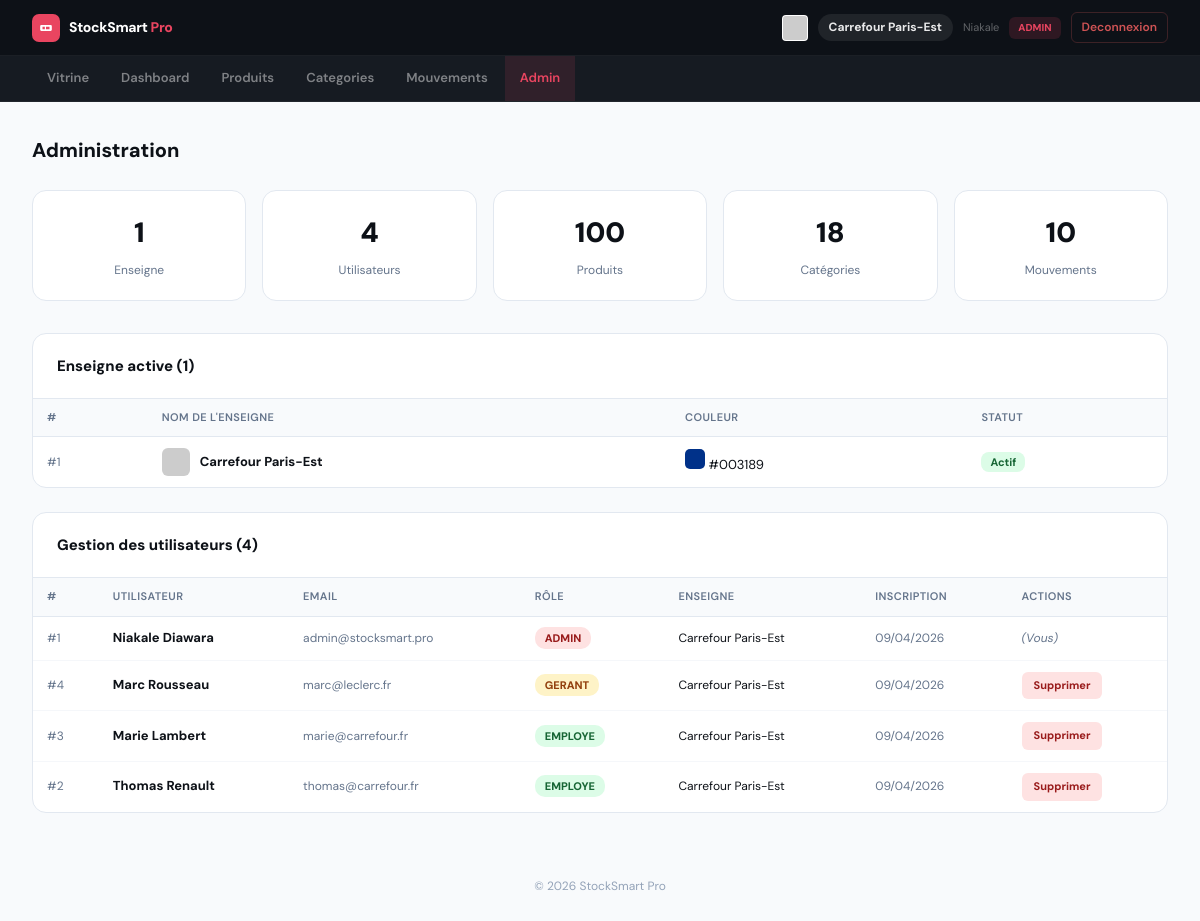
The page /admin.php (signed in) on the database its author committed.
### tables this page shows
CREATE TABLE enseignes (
  id int(11) NOT NULL AUTO_INCREMENT,
  nom varchar(100) NOT NULL,
  logo_url varchar(255) DEFAULT '',
  couleur varchar(20) DEFAULT '#e94560',
  actif tinyint(1) DEFAULT 1,
  created_at timestamp NOT NULL DEFAULT current_timestamp(),
  code_invitation varchar(255) NOT NULL DEFAULT '',
  PRIMARY KEY (id),
  INDEX idx_actif (actif)
);

CREATE TABLE utilisateurs (
  id int(11) NOT NULL AUTO_INCREMENT,
  nom varchar(100) NOT NULL,
  prenom varchar(100) NOT NULL,
  email varchar(150) NOT NULL,
  mot_de_passe varchar(255) NOT NULL,
  role enum('admin','gerant','chef_rayon','magasinier','caissier','employe','lecture','consultant') DEFAULT 'employe',
  enseigne_id int(11) NOT NULL,   
  actif tinyint(1) DEFAULT 1,
  created_at timestamp NOT NULL DEFAULT current_timestamp(),
  PRIMARY KEY (id),
  UNIQUE KEY uk_email_enseigne (email, enseigne_id),
  KEY idx_enseigne_role (enseigne_id, role),
  KEY idx_enseigne_actif (enseigne_id, actif),
  FOREIGN KEY (enseigne_id) REFERENCES enseignes(id) ON DELETE CASCADE
);

### config.php (called while the page is built, shortened)
<?php
function h(string $s): string {
    return htmlspecialchars($s, ENT_QUOTES, 'UTF-8');
}

### admin.php (the view, shortened to what this page needs)
<?php
require_once '../config.php';
$enseigne_id = getSessionEnseigneId();
$stmt = $pdo->prepare("SELECT COUNT(*) FROM utilisateurs WHERE enseigne_id = ?");
$stmt->execute([$enseigne_id]);
$nb_users = $stmt->fetchColumn();
$nb_produits   = $pdo->query("SELECT COUNT(*) FROM produits")->fetchColumn();
$nb_categories = $pdo->query("SELECT COUNT(*) FROM categories")->fetchColumn();
$nb_enseignes  = 1;
$stmt = $pdo->prepare("
    SELECT COUNT(*)
    FROM mouvements m
    JOIN produits p ON m.produit_id = p.id
    WHERE p.enseigne_id = ?
");
$stmt->execute([$enseigne_id]);
$nb_mouvements = $stmt->fetchColumn();
$stmt = $pdo->prepare("
    SELECT u.*, e.nom AS enseigne_nom
    FROM utilisateurs u
    LEFT JOIN enseignes e ON u.enseigne_id = e.id
    WHERE u.enseigne_id = ?
    ORDER BY u.role ASC, u.nom ASC
");
$stmt->execute([$enseigne_id]);
$utilisateurs = $stmt->fetchAll();
$stmt = $pdo->prepare("SELECT * FROM enseignes WHERE id = ? ORDER BY nom");
$stmt->execute([$enseigne_id]);
$enseignes = $stmt->fetchAll();
?>
<!DOCTYPE html>
<html lang="fr">
<head>
</head>
<body>
<?php require_once '../_nav.php'; ?>
<div class="container">
  <div class="page-title">Administration</div>
  <div class="kpi-grid">
    <div class="kpi"><div class="kpi-val"><?= $nb_enseignes ?></div><div class="kpi-lbl">Enseigne</div></div>
    <div class="kpi"><div class="kpi-val"><?= $nb_users ?></div><div class="kpi-lbl">Utilisateurs</div></div>
    <div class="kpi"><div class="kpi-val"><?= $nb_produits ?></div><div class="kpi-lbl">Produits</div></div>
    <div class="kpi"><div class="kpi-val"><?= $nb_categories ?></div><div class="kpi-lbl">Catégories</div></div>
    <div class="kpi"><div class="kpi-val"><?= $nb_mouvements ?></div><div class="kpi-lbl">Mouvements</div></div>
  </div>
  <div class="card">
    <div class="card-header">Enseigne active (<?= count($enseignes) ?>)</div>
    <table>
      <thead><tr><th>#</th><th>Nom de l'enseigne</th><th>Couleur</th><th>Statut</th></tr></thead>
      <tbody>
        <?php foreach ($enseignes as $e): ?>
        <tr>
          <td style="color:var(--mid);font-size:12px;">#<?= $e['id'] ?></td>
          <td>
            <div style="display:flex;align-items:center;gap:10px;">
              <?php if (!empty($e['logo_url'])): ?>
                <img src="<?= h($e['logo_url']) ?>" alt="" style="width:28px;height:28px;border-radius:6px;object-fit:cover;">
              <?php endif; ?>
              <strong><?= h($e['nom']) ?></strong>
            </div>
          </td>
          <td><div style="width:20px;height:20px;border-radius:5px;background:<?= h($e['couleur'] ?? '#e94560') ?>;display:inline-block;"></div> <?= h($e['couleur'] ?? '') ?></td>
          <td><span style="background:<?= $e['actif'] ? '#dcfce7' : '#fee2e2' ?>;color:<?= $e['actif'] ? '#166534' : '#991b1b' ?>;padding:3px 9px;border-radius:8px;font-size:11px;font-weight:700;"><?= $e['actif'] ? 'Actif' : 'Inactif' ?></span></td>
        </tr>
        <?php endforeach; ?>
      </tbody>
    </table>
  </div>
  <div class="card">
    <div class="card-header">Gestion des utilisateurs (<?= count($utilisateurs) ?>)</div>
    <table>
      <thead><tr><th>#</th><th>Utilisateur</th><th>Email</th><th>Rôle</th><th>Enseigne</th><th>Inscription</th><th>Actions</th></tr></thead>
      <tbody>
        <?php foreach ($utilisateurs as $user): ?>
        <tr>
          <td style="color:var(--mid);font-size:12px;">#<?= $user['id'] ?></td>
          <td style="font-weight:700;"><?= h($user['prenom'] . ' ' . $user['nom']) ?></td>
          <td style="font-size:12px;color:var(--mid);"><?= h($user['email']) ?></td>
          <td>
            <span class="role-badge role-<?= h($user['role']) ?>"><?= strtoupper(h($user['role'])) ?></span>
          </td>
          <td style="font-size:12px;"><?= h($user['enseigne_nom'] ?? '—') ?></td>
          <td style="font-size:12px;color:var(--mid);">
            <?php
              $date = $user['created_at'] ?? $user['date_creation'] ?? null;
              echo $date ? date('d/m/Y', strtotime($date)) : '—';
            ?>
          </td>
          <td>
            <?php if ($_SESSION['user_id'] != $user['id']): ?>
              <a href="?supp_user=<?= $user['id'] ?>" class="btn-delete" onclick="return confirm('Supprimer <?= h($user['prenom']) ?> ?')">
                Supprimer
              </a>
            <?php else: ?>
              <em style="color:var(--mid);font-size:12px;">(Vous)</em>
            <?php endif; ?>
          </td>
        </tr>
        <?php endforeach; ?>
      </tbody>
    </table>
  </div>
</div>
<footer style="text-align:center;padding:2rem;color:#94a3b8;font-size:12px;">© <?= date("Y") ?> StockSmart Pro</footer>
</body>
</html>

### style.css (style rules this page uses)
*, *::before, *::after { box-sizing: border-box; margin: 0; padding: 0; }
:root { --red: #e94560; --red-light: rgba(233, 69, 96, 0.1); --dark: #0d1117; --dark2: #161b22; --mid: #64748b; --border: #e2e8f0; --light: #f8fafc; --success: #22c55e; --success-bg: #dcfce7; --success-text: #166534; --warning: #f59e0b; --warning-bg: #fef3c7; --warning-text: #92400e; --danger: #e94560; --danger-bg: #fee2e2; --danger-text: #991b1b; --radius: 12px; --shadow: 0 4px 20px rgba(0, 0, 0, 0.06); --shadow-md: 0 8px 30px rgba(0, 0, 0, 0.1); }
body { font-family: 'DM Sans', system-ui, -apple-system, sans-serif; background: var(--light); color: #0d1117; line-height: 1.6; -webkit-font-smoothing: antialiased; }
.page-entity, .container { max-width: 1200px; margin: 2rem auto; padding: 0 2rem; }
table { width: 100%; border-collapse: collapse; }
thead th { background: var(--light); font-size: 11px; font-weight: 600; color: var(--mid); text-transform: uppercase; letter-spacing: 0.4px; padding: 10px 14px; text-align: left; border-bottom: 1px solid var(--border); }
tbody tr { border-bottom: 1px solid #f5f7fa; transition: background 0.1s; }
tbody tr:last-child { border-bottom: none; }
tbody td { padding: 11px 14px; font-size: 13px; vertical-align: middle; }
.btn-delete { background: var(--danger-bg); color: var(--danger-text); }
footer { text-align: center; padding: 2rem; color: #94a3b8; font-size: 12px; font-family: 'DM Sans', sans-serif; }

### admin.php (style rules this page uses)
*, *::before, *::after { box-sizing:border-box; margin:0; padding:0; }
:root { --red:#e94560; --mid:#64748b; --border:#e2e8f0; --light:#f8fafc; }
body { font-family:'Inter',system-ui,sans-serif; background:var(--light); color:#0d1117; }
.container { max-width:1200px; margin:2rem auto; padding:0 2rem; }
.page-title { font-size:20px; font-weight:800; margin-bottom:1.5rem; }
.kpi-grid { display:grid; grid-template-columns:repeat(5,minmax(0,1fr)); gap:1rem; margin-bottom:2rem; }
.kpi { background:#fff; border-radius:14px; border:1px solid var(--border); padding:1.25rem; text-align:center; }
.kpi-val { font-size:28px; font-weight:900; color:#0d1117; }
.kpi-lbl { font-size:12px; color:var(--mid); margin-top:5px; }
.card { background:#fff; border-radius:14px; border:1px solid var(--border); overflow:hidden; margin-bottom:1.5rem; }
.card-header { padding:1.25rem 1.5rem; border-bottom:1px solid var(--border); font-size:15px; font-weight:800; }
table { width:100%; border-collapse:collapse; }
thead th { background:var(--light); font-size:11px; font-weight:600; color:var(--mid); text-transform:uppercase; letter-spacing:.4px; padding:10px 16px; text-align:left; border-bottom:1px solid var(--border); }
tbody tr { border-bottom:1px solid #f5f7fa; }
tbody tr:last-child { border-bottom:none; }
tbody td { padding:12px 16px; font-size:13px; }
.role-badge { padding:4px 10px; border-radius:10px; font-size:11px; font-weight:800; text-transform:uppercase; }
.role-admin { background:#fee2e2; color:#991b1b; }
.role-gerant { background:#fef3c7; color:#92400e; }
.role-employe, .role-chef_rayon, .role-magasinier { background:#dcfce7; color:#166534; }
.btn-delete { background:#fee2e2; color:#991b1b; font-size:11px; font-weight:700; padding:5px 12px; border-radius:6px; text-decoration:none; display:inline-flex; align-items:center; gap:4px; }

### rows shown on the page
enseignes: id "1", nom "Carrefour Paris-Est", couleur "#003189", actif "Actif"
utilisateurs: id "1", prenom+nom "Niakale Diawara", email "admin@stocksmart.pro", role "ADMIN", enseigne.nom "Carrefour Paris-Est", created_at "09/04/2026", shows "(Vous)"
utilisateurs: id "4", prenom+nom "Marc Rousseau", email "marc@leclerc.fr", role "GERANT", enseigne.nom "Carrefour Paris-Est", created_at "09/04/2026"
utilisateurs: id "3", prenom+nom "Marie Lambert", email "marie@carrefour.fr", role "EMPLOYE", enseigne.nom "Carrefour Paris-Est", created_at "09/04/2026"
utilisateurs: id "2", prenom+nom "Thomas Renault", email "thomas@carrefour.fr", role "EMPLOYE", enseigne.nom "Carrefour Paris-Est", created_at "09/04/2026"

### other values the page prints
$_SESSION['enseigne_nom'] "Carrefour Paris-Est"
$_SESSION['user_prenom'] "Niakale"
$_SESSION['user_role'] "ADMIN"
$label "Vitrine"
$label "Dashboard"
$label "Produits"
$label "Categories"
$label "Mouvements"
$label "Admin"
$nb_enseignes "1"
$nb_users "4"
$nb_produits "100"
$nb_categories "18"
$nb_mouvements "10"
count($enseignes) "1"
